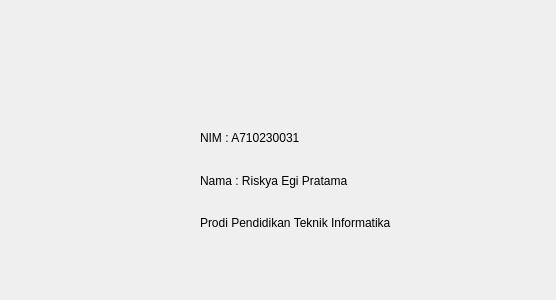
<?xml version="1.0" encoding="UTF-8"?>
<ui version="4.0">
 <class>Form</class>
 <widget class="QWidget" name="Form">
  <property name="geometry">
   <rect>
    <x>0</x>
    <y>0</y>
    <width>556</width>
    <height>300</height>
   </rect>
  </property>
  <property name="windowTitle">
   <string>Form</string>
  </property>
  <widget class="QWidget" name="verticalLayoutWidget">
   <property name="geometry">
    <rect>
     <x>200</x>
     <y>120</y>
     <width>291</width>
     <height>121</height>
    </rect>
   </property>
   <layout class="QVBoxLayout" name="verticalLayout">
    <item>
     <widget class="QLabel" name="label">
      <property name="text">
       <string>NIM : A710230031</string>
      </property>
     </widget>
    </item>
    <item>
     <widget class="QLabel" name="label_3">
      <property name="text">
       <string>Nama : Riskya Egi Pratama</string>
      </property>
     </widget>
    </item>
    <item>
     <widget class="QLabel" name="label_2">
      <property name="text">
       <string>Prodi Pendidikan Teknik Informatika</string>
      </property>
     </widget>
    </item>
   </layout>
  </widget>
 </widget>
 <resources/>
 <connections/>
</ui>
